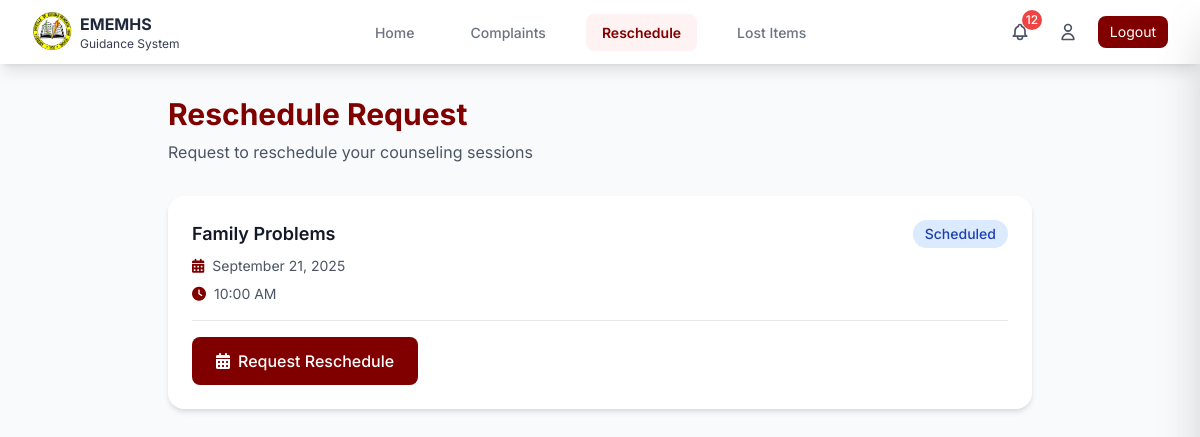
The page /pages/reschedule-request.php (signed in) on the database as committed earlier.
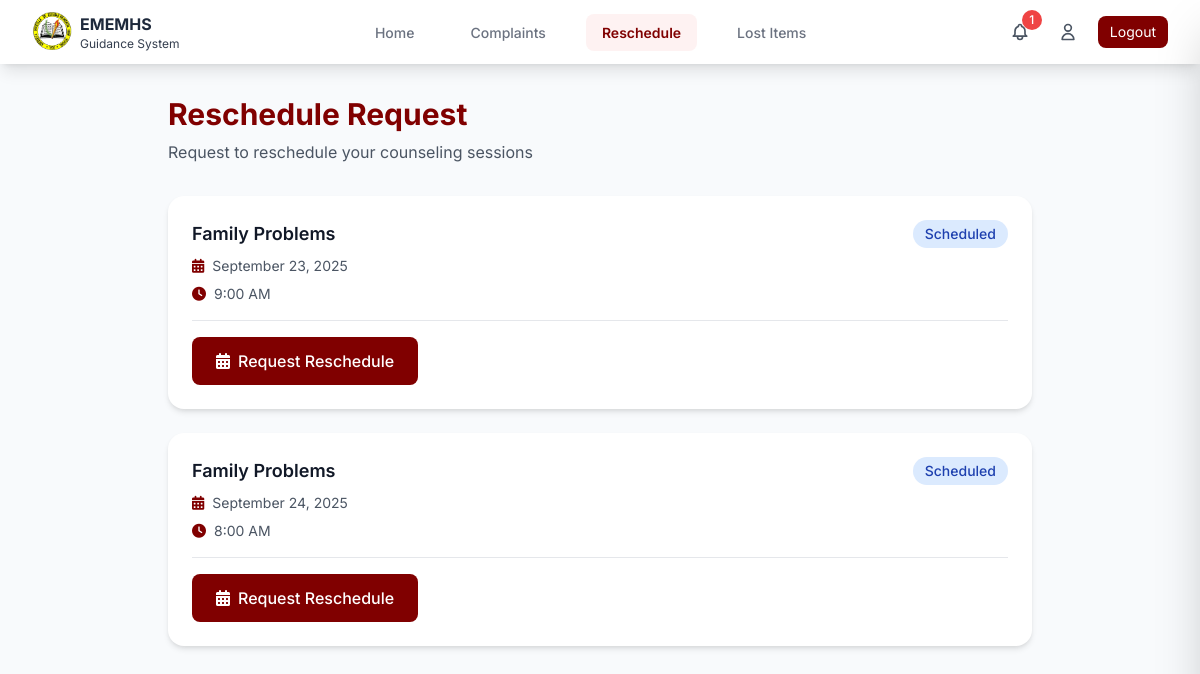
The same page on the database as committed later.
### tables this page shows
CREATE TABLE `complaints_concerns` (
  `id` int(11) NOT NULL,
  `student_id` int(45) DEFAULT NULL,
  `type` varchar(255) DEFAULT NULL,
  `severity` enum('low','medium','high','urgent') DEFAULT 'medium',
  `description` varchar(255) DEFAULT NULL,
  `evidence` mediumblob DEFAULT NULL,
  `mime_type` varchar(255) DEFAULT NULL,
  `preferred_counseling_date` varchar(255) DEFAULT NULL,
  `scheduled_date` varchar(255) DEFAULT NULL,
  `scheduled_time` varchar(255) DEFAULT NULL,
  `status` varchar(255) DEFAULT NULL,
  `date_created` varchar(255) DEFAULT NULL,
  `time_created` varchar(255) DEFAULT NULL,
  `updated_at` varchar(255) DEFAULT NULL
);

### logic/notification_logic.php (called while the page is built, shortened)
<?php
require_once 'db_connection.php';
function getUnreadNotificationsCount($student_id)
{
    global $pdo;
    try {
        $stmt = $pdo->prepare(SQL_GET_UNREAD_NOTIFICATIONS_COUNT);
        $stmt->execute([$student_id]);
        $result = $stmt->fetch(PDO::FETCH_ASSOC);
        return $result['unread_count'];
    } catch (PDOException $e) {
        error_log("Error getting unread count: " . $e->getMessage());
        return 0;
    }
}

### pages/reschedule-request.php (the view, shortened to what the changed rows need)
<?php
require_once '../logic/db_connection.php';
require_once '../logic/notification_logic.php';
$student_id = $_SESSION['student_id'];
$stmt = $pdo->prepare("
    SELECT cc.*, s.first_name, s.last_name,
           rr.status as reschedule_status,
           rr.preferred_date as requested_date,
           rr.preferred_time as requested_time,
           rr.admin_response,
           rr.date_processed
    FROM " . TBL_COMPLAINTS_CONCERNS . " cc
    JOIN " . TBL_STUDENTS . " s ON cc.student_id = s.id
    LEFT JOIN reschedule_requests rr ON cc.id = rr.complaint_id
        AND rr.id = (SELECT MAX(id) FROM reschedule_requests WHERE complaint_id = cc.id)
    WHERE cc.student_id = ? AND cc.status = 'scheduled'
    ORDER BY cc.scheduled_date ASC, cc.scheduled_time ASC
");
$stmt->execute([$student_id]);
$scheduled_complaints = $stmt->fetchAll(PDO::FETCH_ASSOC);
?>
<!DOCTYPE html>
<html lang="en">
<head>
    <script src="https://cdn.tailwindcss.com"></script>
    <link rel="stylesheet" href="https://cdnjs.cloudflare.com/ajax/libs/font-awesome/6.0.0/css/all.min.css">
</head>
<body class="min-h-screen">
    <?php include 'navigation.php'; ?>
    <main class="max-w-4xl mx-auto px-4 py-8">
        <div class="mb-8">
            <h1 class="text-3xl font-bold text-[#800000] mb-2">Reschedule Request</h1>
        </div>
        <?php if (empty($scheduled_complaints)): ?>
            <div class="card p-8 text-center">
                <div class="bg-gray-50 rounded-full w-24 h-24 mx-auto mb-4 flex items-center justify-center">
                    <i class="fas fa-calendar-times text-4xl text-gray-400"></i>
                </div>
                <h3 class="text-lg font-medium text-gray-900 mb-2">No Scheduled Sessions</h3>
                <p class="text-gray-500 mb-4">You don't have any scheduled counseling sessions to reschedule.</p>
                <a href="complaint-concern.php" class="btn-primary inline-flex items-center">
                    <i class="fas fa-plus mr-2"></i>
                    Submit a Complaint
                </a>
            </div>
        <?php else: ?>
            <div class="grid gap-6">
                <?php foreach ($scheduled_complaints as $complaint): ?>
                    <div class="card p-6">
                        <div class="flex justify-between items-start mb-4">
                            <div>
                                <h3 class="text-lg font-semibold text-gray-900 mb-2">
                                    <?= ucwords(str_replace('_', ' ', $complaint['type'])) ?>
                                </h3>
                                <div class="flex items-center text-sm text-gray-600 mb-2">
                                    <i class="fas fa-calendar-alt text-[#800000] mr-2"></i>
                                    <span><?= date('F j, Y', strtotime($complaint['scheduled_date'])) ?></span>
                                </div>
                                <div class="flex items-center text-sm text-gray-600">
                                    <i class="fas fa-clock text-[#800000] mr-2"></i>
                                    <span><?= date('g:i A', strtotime($complaint['scheduled_time'])) ?></span>
                                </div>
                            </div>
                            <div class="flex flex-col items-end gap-2">
                                <span class="bg-blue-100 text-blue-800 px-3 py-1 rounded-full text-sm font-medium">
                                    Scheduled
                                </span>
                            </div>
                        </div>
                        <div class="border-t pt-4">
                            <?php if ($complaint['reschedule_status'] === 'pending'): ?>
                                <button disabled class="bg-gray-300 text-gray-500 px-4 py-2 rounded-lg inline-flex items-center cursor-not-allowed">
                                    <i class="fas fa-clock mr-2"></i>
                                    Reschedule Request Pending
                                </button>
                                <p class="text-xs text-gray-500 mt-2">Please wait for admin response before requesting another reschedule.</p>
                            <?php else: ?>
                                <button onclick="openRescheduleForm(<?= $complaint['id'] ?>, '<?= $complaint['scheduled_date'] ?>', '<?= $complaint['scheduled_time'] ?>')"
                                        class="btn-primary inline-flex items-center">
                                    <i class="fas fa-calendar-alt mr-2"></i>
                                    Request Reschedule
                                </button>
                            <?php endif; ?>
                        </div>
                    </div>
                <?php endforeach; ?>
            </div>
        <?php endif; ?>
    </main>
</body>
</html>

### pages/navigation.php (shortened to what the changed rows need)
<?php
require_once '../logic/notification_logic.php';
$isLoggedIn = isset($_SESSION['isLoggedIn']);
$current_page = basename($_SERVER['PHP_SELF']);
?>
<nav class="bg-white shadow-lg sticky top-0 z-50">
    <div class="px-4 sm:px-6 lg:px-8">
        <div class="flex justify-between items-center h-16">
            <div class="flex items-center space-x-3">
                <?php if ($isLoggedIn): ?>
                    <a href="notifications.php" class="relative p-2 text-gray-600 hover:text-[#800000] transition-colors <?php echo ($current_page == 'notifications.php') ? 'text-[#800000]' : ''; ?>">
                        <?php
                        $unread_count = getUnreadNotificationsCount($_SESSION['user']);
                        if ($unread_count > 0):
                        ?>
                            <span class="absolute -top-1 -right-1 bg-red-500 text-white text-xs rounded-full h-5 w-5 flex items-center justify-center font-medium"><?php echo $unread_count; ?></span>
                        <?php endif; ?>
                    </a>
                <?php endif; ?>
            </div>
        </div>
    </div>
</nav>

Rows that differ between the two databases and show on the page:
changed complaints_concerns: scheduled_date "September 21, 2025" → "September 23, 2025"; scheduled_time "10:00 AM" → "9:00 AM"
now on this page (row edited): complaints_concerns: type "Family Problems", scheduled_date "September 24, 2025", scheduled_time "8:00 AM"
Other text that changed with them:
$unread_count: "12" → "1"
